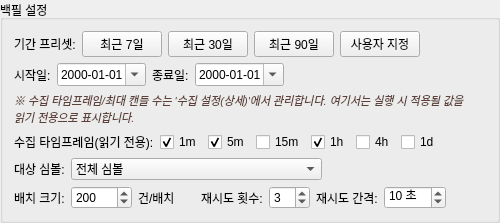
    <widget class="QGroupBox" name="groupBox_backfill">
     <property name="title">
      <string>백필 설정</string>
     </property>
     <layout class="QVBoxLayout" name="vLayout_backfill">

      <!-- 기간 프리셋 -->
      <item>
       <layout class="QHBoxLayout">
        <item>
         <widget class="QLabel">
          <property name="text"><string>기간 프리셋:</string></property>
          <property name="toolTip"><string>수집할 과거 데이터의 기간 범위를 빠르게 설정합니다. 기간이 길수록 초기 수집에 시간이 오래 걸립니다.</string></property>
         </widget>
        </item>
        <item>
         <widget class="QPushButton" name="btn_preset_7d">
          <property name="text"><string>최근 7일</string></property>
          <property name="checkable"><bool>true</bool></property>
          <property name="toolTip"><string>최근 7일치 캔들 데이터를 백필합니다. 빠른 초기화에 적합하지만 지표 안정성은 낮습니다.</string></property>
         </widget>
        </item>
        <item>
         <widget class="QPushButton" name="btn_preset_30d">
          <property name="text"><string>최근 30일</string></property>
          <property name="checkable"><bool>true</bool></property>
          <property name="toolTip"><string>최근 30일치 캔들 데이터를 백필합니다. 단기 지표(RSI/MACD) 안정화에 권장됩니다.</string></property>
         </widget>
        </item>
        <item>
         <widget class="QPushButton" name="btn_preset_90d">
          <property name="text"><string>최근 90일</string></property>
          <property name="checkable"><bool>true</bool></property>
          <property name="toolTip"><string>최근 90일치 캔들 데이터를 백필합니다. 중기 추세 분석에 적합합니다.</string></property>
         </widget>
        </item>
        <item>
         <widget class="QPushButton" name="btn_preset_custom">
          <property name="text"><string>사용자 지정</string></property>
          <property name="checkable"><bool>true</bool></property>
          <property name="toolTip"><string>시작일과 종료일을 직접 지정합니다.</string></property>
         </widget>
        </item>
        <item>
         <spacer>
          <property name="orientation"><enum>Qt::Horizontal</enum></property>
          <property name="sizeHint" stdset="0"><size><width>40</width><height>20</height></size></property>
         </spacer>
        </item>
       </layout>
      </item>

      <!-- 시작일 / 종료일 -->
      <item>
       <layout class="QHBoxLayout">
        <item>
         <widget class="QLabel">
          <property name="text"><string>시작일:</string></property>
          <property name="minimumWidth"><number>60</number></property>
          <property name="toolTip"><string>백필 시작 날짜 (포함). 기간 프리셋 선택 시 자동 설정됩니다.</string></property>
         </widget>
        </item>
        <item>
         <widget class="QDateEdit" name="date_start">
          <property name="calendarPopup"><bool>true</bool></property>
          <property name="displayFormat"><string>yyyy-MM-dd</string></property>
          <property name="minimumWidth"><number>130</number></property>
         </widget>
        </item>
        <item>
         <widget class="QLabel">
          <property name="text"><string>종료일:</string></property>
          <property name="minimumWidth"><number>60</number></property>
          <property name="toolTip"><string>백필 종료 날짜 (포함). 기본값은 오늘입니다.</string></property>
         </widget>
        </item>
        <item>
         <widget class="QDateEdit" name="date_end">
          <property name="calendarPopup"><bool>true</bool></property>
          <property name="displayFormat"><string>yyyy-MM-dd</string></property>
          <property name="minimumWidth"><number>130</number></property>
         </widget>
        </item>
        <item>
         <spacer>
          <property name="orientation"><enum>Qt::Horizontal</enum></property>
          <property name="sizeHint" stdset="0"><size><width>40</width><height>20</height></size></property>
         </spacer>
        </item>
       </layout>
      </item>

      <!-- 대상 타임프레임 -->
      <item>
        <widget class="QLabel" name="label_tf_note">
        <property name="text">
          <string>※ 수집 타임프레임/최대 캔들 수는 '수집 설정(상세)'에서 관리합니다. 여기서는 실행 시 적용될 값을 읽기 전용으로 표시합니다.</string>
        </property>
        <property name="wordWrap"><bool>true</bool></property>
        <property name="styleSheet"><string notr="true">color: #5D4037; font-size: 8pt; font-style: italic;</string></property>
       </widget>
      </item>
      <item>
       <layout class="QHBoxLayout">
        <item>
          <widget class="QLabel">
           <property name="text"><string>수집 타임프레임(읽기 전용):</string></property>
           <property name="toolTip"><string>'수집 설정(상세)'에서 저장된 전역 수집 타임프레임을 표시합니다.</string></property>
         </widget>
        </item>
        <item>
         <widget class="QCheckBox" name="chk_bf_tf_1m">
          <property name="text"><string>1m</string></property>
          <property name="checked"><bool>true</bool></property>
          <property name="toolTip"><string>1분봉. 데이터 양이 가장 많습니다. 스캘핑·고빈도 전략에 필요합니다.</string></property>
         </widget>
        </item>
        <item>
         <widget class="QCheckBox" name="chk_bf_tf_5m">
          <property name="text"><string>5m</string></property>
          <property name="checked"><bool>true</bool></property>
          <property name="toolTip"><string>5분봉. 단기 스윙·모멘텀 전략에 활용됩니다.</string></property>
         </widget>
        </item>
        <item>
         <widget class="QCheckBox" name="chk_bf_tf_15m">
          <property name="text"><string>15m</string></property>
          <property name="toolTip"><string>15분봉. RSI/MACD 지표 신뢰도 확보에 적합합니다.</string></property>
         </widget>
        </item>
        <item>
         <widget class="QCheckBox" name="chk_bf_tf_1h">
          <property name="text"><string>1h</string></property>
          <property name="checked"><bool>true</bool></property>
          <property name="toolTip"><string>1시간봉. 중기 추세 분석의 기본 타임프레임입니다.</string></property>
         </widget>
        </item>
        <item>
         <widget class="QCheckBox" name="chk_bf_tf_4h">
          <property name="text"><string>4h</string></property>
          <property name="toolTip"><string>4시간봉. 스윙 트레이딩 및 레짐 판별에 활용됩니다.</string></property>
         </widget>
        </item>
        <item>
         <widget class="QCheckBox" name="chk_bf_tf_1d">
          <property name="text"><string>1d</string></property>
          <property name="toolTip"><string>일봉. AI/ML 학습, EMA200, 장기 추세 분석에 필수입니다. 최소 500개 이상 확보를 권장합니다.</string></property>
         </widget>
        </item>
        <item>
         <spacer>
          <property name="orientation"><enum>Qt::Horizontal</enum></property>
          <property name="sizeHint" stdset="0"><size><width>40</width><height>20</height></size></property>
         </spacer>
        </item>
       </layout>
      </item>

      <!-- 대상 심볼 범위 -->
      <item>
       <layout class="QHBoxLayout">
        <item>
          <widget class="QLabel">
           <property name="text"><string>대상 심볼:</string></property>
           <property name="toolTip"><string>백필할 심볼 범위를 선택합니다.
• 전체 심볼: 업비트에 상장된 모든 심볼을 대상으로 합니다. (시간 많이 소요)
• 선택 심볼: 스캐너 탭 또는 AI/ML 탭에서
   현재 선택·활성화된 심볼만 대상으로 합니다. (빠르고 권장)

※ '선택 심볼 (스마트 스캐너 + AI/ML 선택 결과)'을 사용하려면
  스캐너 탭 또는 AI/ML 탭에서 심볼이 선택되어 있어야 합니다.</string>
          </property>
         </widget>
        </item>
        <item>
          <widget class="QComboBox" name="combo_symbol_range">
           <item><property name="text"><string>전체 심볼</string></property></item>
           <item><property name="text"><string>선택 심볼 (스마트 스캐너 + AI/ML 선택 결과)</string></property></item>
          </widget>
        </item>
        <item>
         <spacer>
          <property name="orientation"><enum>Qt::Horizontal</enum></property>
          <property name="sizeHint" stdset="0"><size><width>40</width><height>20</height></size></property>
         </spacer>
        </item>
       </layout>
      </item>

      <!-- 배치 크기 / 재시도 -->
      <item>
       <layout class="QHBoxLayout">
        <item>
         <widget class="QLabel">
          <property name="text"><string>배치 크기:</string></property>
          <property name="toolTip"><string>한 번에 API에서 가져올 캔들 수입니다. 너무 크면 API Rate Limit에 걸릴 수 있습니다. 권장: 100~500건.</string></property>
         </widget>
        </item>
        <item>
         <widget class="QSpinBox" name="spin_batch_size">
          <property name="minimum"><number>1</number></property>
          <property name="maximum"><number>10000</number></property>
          <property name="value"><number>200</number></property>
          <property name="singleStep"><number>50</number></property>
          <property name="minimumWidth"><number>80</number></property>
          <property name="toolTip"><string>1회 API 요청당 캔들 수. 업비트 기본 제한은 200건/요청입니다.</string></property>
         </widget>
        </item>
        <item>
         <widget class="QLabel">
          <property name="text"><string>건/배치</string></property>
         </widget>
        </item>
        <item>
         <spacer>
          <property name="orientation"><enum>Qt::Horizontal</enum></property>
          <property name="sizeHint" stdset="0"><size><width>20</width><height>20</height></size></property>
         </spacer>
        </item>
        <item>
         <widget class="QLabel">
          <property name="text"><string>재시도 횟수:</string></property>
          <property name="toolTip"><string>API 오류 또는 네트워크 실패 시 재시도할 횟수입니다. 권장: 2~5회.</string></property>
         </widget>
        </item>
        <item>
         <widget class="QSpinBox" name="spin_retry_count">
          <property name="minimum"><number>0</number></property>
          <property name="maximum"><number>10</number></property>
          <property name="value"><number>3</number></property>
          <property name="minimumWidth"><number>60</number></property>
          <property name="toolTip"><string>0이면 재시도 없음. 불안정한 환경에서는 3~5를 권장합니다.</string></property>
         </widget>
        </item>
        <item>
         <widget class="QLabel">
          <property name="text"><string>재시도 간격:</string></property>
          <property name="toolTip"><string>재시도 전 대기 시간입니다. 너무 짧으면 API 차단 위험이 있습니다. 권장: 5~30초.</string></property>
         </widget>
        </item>
        <item>
         <widget class="QSpinBox" name="spin_retry_interval">
          <property name="minimum"><number>1</number></property>
          <property name="maximum"><number>300</number></property>
          <property name="value"><number>10</number></property>
          <property name="suffix"><string> 초</string></property>
          <property name="minimumWidth"><number>70</number></property>
          <property name="toolTip"><string>API 오류 후 재시도까지 대기하는 초 수입니다.</string></property>
         </widget>
        </item>
        <item>
         <spacer>
          <property name="orientation"><enum>Qt::Horizontal</enum></property>
          <property name="sizeHint" stdset="0"><size><width>40</width><height>20</height></size></property>
         </spacer>
        </item>
       </layout>
      </item>

     </layout>
    </widget>
